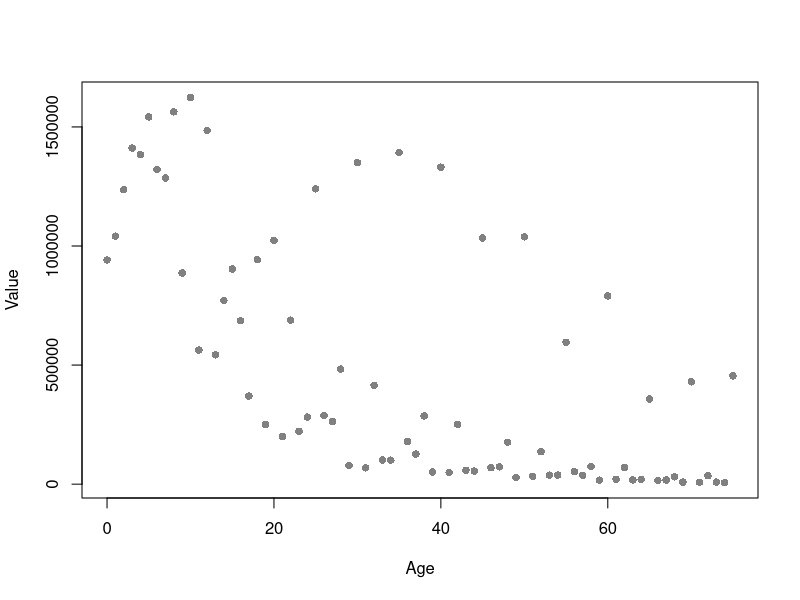

Generate this figure with R: (Note: this script raises an error after producing the figure.)

# Author: tim
###############################################################################

# notes from patrick:
# should be a generic function with loess as first option under the hood,
# choice between user-specified smoothing paramater and gcv crit
# 2nd option would be 2nd degree polynomial (no auto detect, but in general
# intended when there are few points, like fert in 5-yr age groups), but don't sweat too much
# about endpoints as there are purpose-designed methods for particular 
# phenomena.


# example data taken from ZELNIK.R
Value <- c(941307,1041335,1237034,1411359,1383853,1541942,1321576,1285877,1563448,886705,
       1623998,562924,1485173,543216,771219,903496,686431,370007,942999,250820,
       1023667,200131,688640,222011,281738,1239965,288363,263326,483143,78635,
       1349886,68438,415127,101596,100758,1392434,178633,126351,286520,50836,
       1331036,48995,251153,58393,54995,1033812,68792,72766,175943,28254,
       1038747,32894,136179,37667,38230,596049,52602,36493,74106,16759,
       790643,20596,70109,18044,19891,357491,15253,17489,31057,8481,
       429816,7951,35583,8612,6589,454645)
 Age  <- 0:75


ogive_loess <- function(Value, Age, scale = sum(Value), OAG = TRUE, ...){
	
	N   <- length(Value)
	stopifnot(N == length(Age))
	
	age <- Age
	
	# separate Open age group if desired.
	if (OAG){
		OA    <- Value[N]
		Value <- Value[-N]
		age   <- age[-N]
	}
	
	fit <- loess(Value ~ age, ...)
	out <- fit$fitted
	
	if (OAG){
		out <- c(out, OA)
	}
	
	names(out) <- Age
	
	# enforce sums
	out <- rescale.vector(out) * scale
	
	out
}

# TODO log transform not working...
ogive_poly <- function(Value, Age, degree = 2, trans, scale = sum(Value), OAG = TRUE, ...){

	N         <- length(Value)
	stopifnot(N == length(Age))
	
	age       <- Age
	
	# separate Open age group if desired.
	if (OAG){
		OA    <- Value[N]
		Value <- Value[-N]
		age   <- age[-N]
	}
	
	
	# log transform to constrain positive, if desired
	w     <- rep(1, length(Value))
	if (!missing(trans)){
		if (trans == "log"){
			lTF <- TRUE
			Value <- log(Value)
		} else {
			warning("The only transformation implemented now is log(Value)\nSpecify trans = 'log' for this.\nfunction continued with no transformation.")
		}
		
	}
	
	polys     <- 2:degree
	polys2    <- paste0("age^", polys)
	polys3    <- paste0(" + I(",polys2,")")
	expr      <- paste0("Value ~ age", paste(polys3, collapse = ""))
	data      <- data.frame(Value = Value, age = age, w = w)
	fit       <- lm(expr, weight = w, data = data)
	out       <- predict(fit)
	
	# transform back, if necessary
	if (lTF){
			out <- exp(out)
	} 		
	
	
	# enforce sums
	out        <- rescale.vector(out) * scale
	
	# tack OAG back on, if necessary
	if (OAG){
		out    <- c(out, OA)
	}
	names(out) <- Age
	
	out
}

plot(Age, Value, pch = 16, col = gray(.5))
lines(Age, ogive_poly(Value, Age, degree = 2))
lines(Age, ogive_poly(Value, Age, degree = 3))
lines(Age, ogive_poly(Value, Age, degree = 2, OAG = FALSE))
lines(Age, ogive_poly(Value, Age, degree = 3, OAG = FALSE))

lines(Age, ogive_poly(Value, Age, degree = 2, trans = "log"))
lines(Age, ogive_poly(Value, Age, degree = 3))
lines(Age, ogive_poly(Value, Age, degree = 2, OAG = FALSE))
lines(Age, ogive_poly(Value, Age, degree = 3, OAG = FALSE))